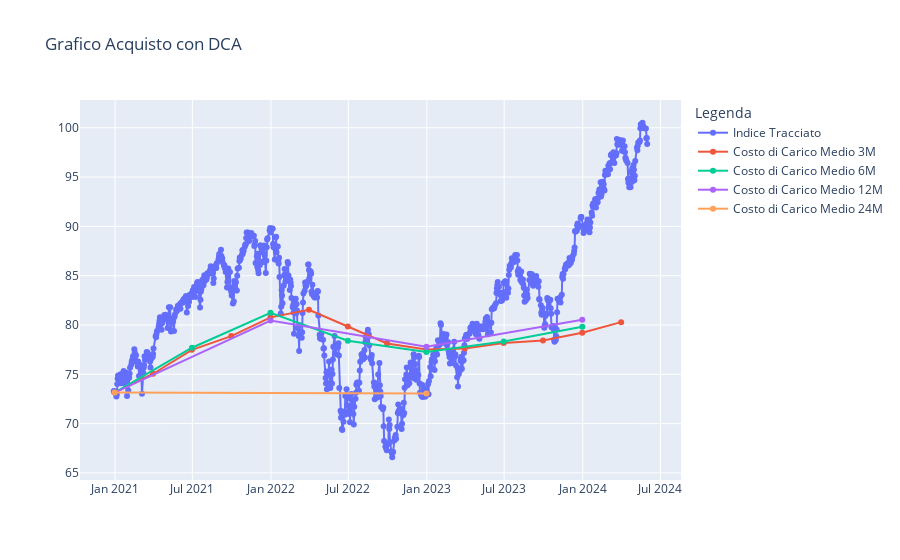

The code cell stored with this chart in its notebook:
### Markdown cell above
Plotting Section for DCA vs Sum Lump 
====================================

### Code cell
y_list_fig = [etf_data_daily_values] + [
    result["average_cost_list"] for result in results.values()
]
x_list_fig = [etf_data_daily_values.index] + [
    result["dates_purchase_list"] for result in results.values()
]
name_trace_list_fig = ["Indice Tracciato"] + [
    f"Costo di Carico Medio {freq}" for freq in purchase_frequencies
]
fig_dca = create_plot(
    x=x_list_fig,
    y=y_list_fig,
    name_graph="Grafico Acquisto con DCA",
    name_trace=name_trace_list_fig,
)
##Qui nuovi plot per il guadagno

### Figure 1 — Plotly figure (JSON) as saved in the notebook; plotly's stock layout.template omitted (floating-point values rounded to 4 significant figures; data arrays with more than 128 entries replaced by an {"elided": "..."} marker saying what was removed)
{"data": [{"mode": "lines+markers", "name": "Indice Tracciato", "type": "scatter", "x": {"elided": "862 str values"}, "y": {"elided": "862 float values"}}, {"mode": "lines+markers", "name": "Costo di Carico Medio 3M", "type": "scatter", "x": ["2020-12-31", "2021-03-31", "2021-06-30", "2021-09-30", "2021-12-31", "2022-03-31", "2022-06-30", "2022-09-30", "2022-12-31", "2023-03-31", "2023-06-30", "2023-09-30", "2023-12-31", "2024-03-31"], "y": [73.15, 75.06, 77.48, 78.88, 80.78, 81.54, 79.85, 78.12, 77.51, 77.62, 78.18, 78.42, 79.21, 80.29]}, {"mode": "lines+markers", "name": "Costo di Carico Medio 6M", "type": "scatter", "x": ["2020-12-31", "2021-06-30", "2021-12-31", "2022-06-30", "2022-12-31", "2023-06-30", "2023-12-31"], "y": [73.15, 77.69, 81.23, 78.41, 77.25, 78.34, 79.82]}, {"mode": "lines+markers", "name": "Costo di Carico Medio 12M", "type": "scatter", "x": ["2020-12-31", "2021-12-31", "2022-12-31", "2023-12-31"], "y": [73.15, 80.45, 77.79, 80.52]}, {"mode": "lines+markers", "name": "Costo di Carico Medio 24M", "type": "scatter", "x": ["2020-12-31", "2022-12-31"], "y": [73.15, 73.05]}], "layout": {"hovermode": "x", "legend": {"title": {"text": "Legenda"}}, "title": {"text": "Grafico Acquisto con DCA"}, "xaxis": {"title": {"text": ""}}, "yaxis": {"title": {"text": ""}}}}
